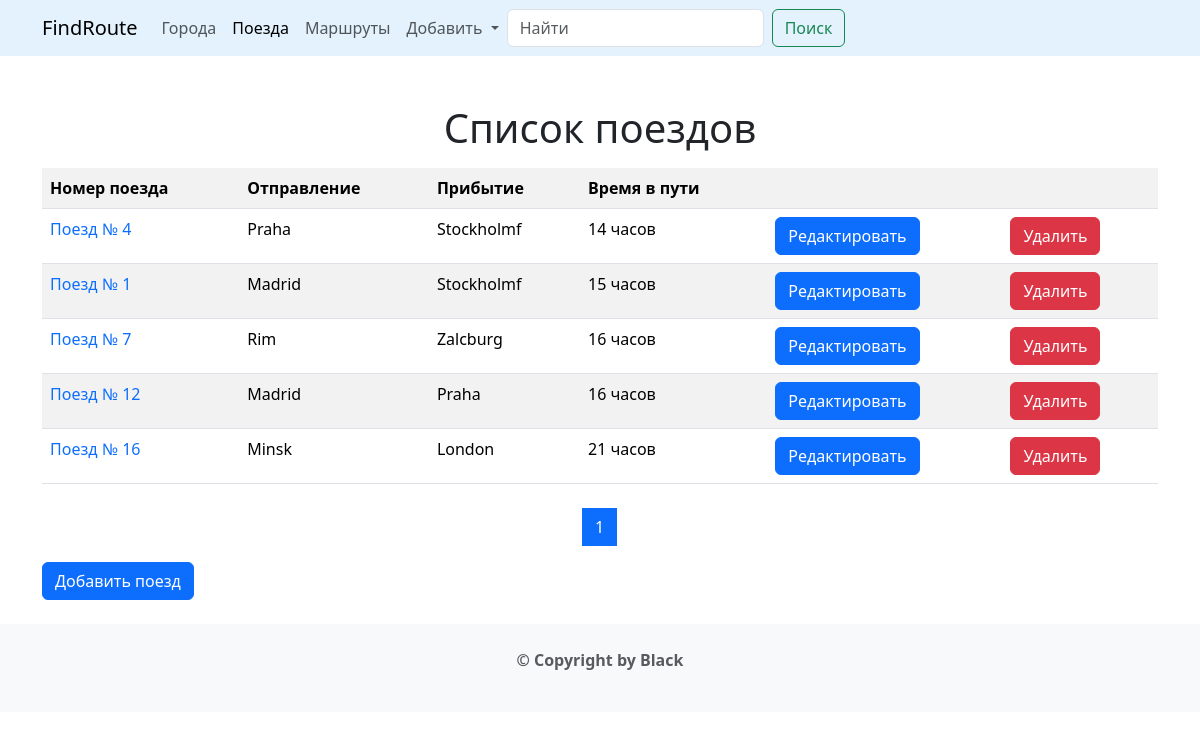
The page /trains/ on the database as committed earlier.
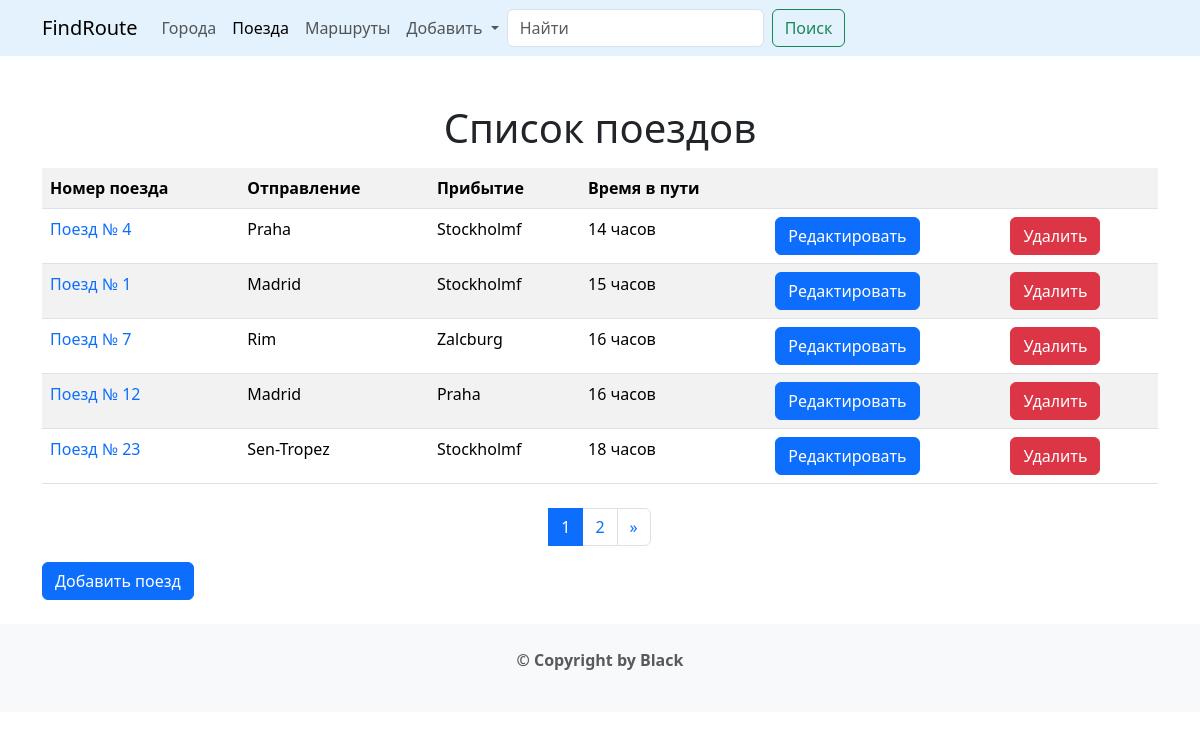
The same page on the database as committed later.
### trains/models.py (models this page shows, shortened)
class Train(models.Model):
    name = models.CharField(max_length=50, unique=True, verbose_name='Номер поезда')
    travel_time = models.PositiveSmallIntegerField(verbose_name='Время в пути')
    from_city = models.ForeignKey(City, on_delete=models.CASCADE,
                                  related_name='to_city_set', verbose_name='В какой город')
    to_city = models.ForeignKey('cities.City', on_delete=models.CASCADE,
                                  related_name='from_city_set', verbose_name='Из какого города')
    class Meta:
        verbose_name = 'Поезд'
        verbose_name_plural = 'Поезда'
        ordering = ['travel_time']

### cities/models.py (models this page shows, shortened)
class City(models.Model):
    name = models.CharField(max_length=100, unique=True)
    def __str__(self):
        return self.name
    class Meta:
        verbose_name = 'Город'
        verbose_name_plural = 'Города'
        ordering = ['name']

### trains/views.py (the view)
# urls.py: path('', views.TrainListView.as_view(), name='train'),
class TrainListView(ListView):
    model = Train
    paginate_by = 5
    template_name = 'trains/trains.html'

### templates/trains/trains.html (shortened to what this page needs)
{% extends 'base.html' %}
{% block content %}
    <h1 class="text-center">Список поездов</h1>
    <div class="row">
        <div class="col-md-12 mx-auto my-2">
            <table class="table table-striped">
                <tr>
                <th>Номер поезда</th>
                <th>Отправление</th>
                <th>Прибытие</th>
                <th>Время в пути</th>
                <th>&nbsp</th>
                <th>&nbsp</th>
                </tr>
                {% for object in object_list %}
                    <tr>
                        <td>
                            <a style="text-decoration: none"
                               href="{% url 'trains:detail' pk=object.pk %}">Поезд № {{ object.name }}</a>
                        </td>
                        <td>
                            <span>{{ object.from_city }}</span>
                        </td>
                        <td>
                            <span>{{ object.to_city }}</span>
                        </td>
                        <td>
                            <span>{{ object.travel_time }} часов</span>
                        </td>
                        <td>
                            <a style="text-decoration: none" href="{% url 'trains:update' pk=object.pk %}">
                                <button type="submit" class="btn btn-primary">Редактировать</button>
                            </a>
                        </td>
                        <td>
                            <a style="text-decoration: none" href="{% url 'trains:delete' pk=object.pk %}">
                                <button type="submit" class="btn btn-danger">Удалить</button>
                            </a>
                        </td>
                    </tr>
                {% endfor %}
            </table>
        </div>
    </div>
    <nav aria-label="Page navigation example">
        <ul class="pagination justify-content-center">
            {% for page in page_obj.paginator.page_range %}
                <li class="page-item {% if page == page_obj.number %} active {% endif %} ">
                    <a class="page-link" href="?page={{ page }}">
                        {{ page }}
                    </a>
                </li>
            {% endfor %}
            <li class="page-item">
                {% if page_obj.has_next %}
                    <a class="page-link" href="?page={{ page_obj.paginator.num_pages }}" aria-label="Next">
                        <span aria-hidden="true">&raquo;</span>
                    </a>
                {% endif %}
            </li>
        </ul>
    </nav>
    <a style="text-decoration: none" href="{% url 'trains:add_train' %}">
        <button type="submit" class="btn btn-primary">Добавить поезд</button>
    </a>
{% endblock %}

Rows that differ between the two databases and show on the page:
no longer on this page (row unchanged): Train: name "16", from_city "Minsk", to_city "London", travel_time "21"
added Train: name "23", from_city "Sen-Tropez", to_city "Stockholmf", travel_time "18"
Other text that changed with them:
new list line: "2"
